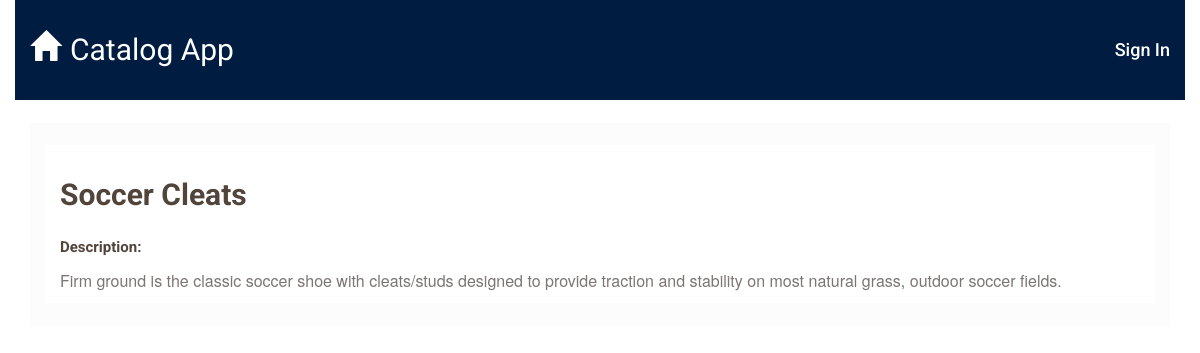
/catalog/1/1, run on the app's committed database.
### database_setup.py (models this page shows, shortened)
class CatalogItems(Base):
    __tablename__ = 'catalog_item'
    title = Column(String(100), nullable=False)
    id = Column(Integer, primary_key=True)
    description = Column(String(250))
    catagories_id = Column(Integer, ForeignKey('catagories.id'))
    catagories = relationship(Catagories)
    user_id = Column(Integer, ForeignKey('user.id'))
    user = relationship(User)

### application.py (the view)
@app.route('/catalog/<int:catagories_id>/<int:id>')
def showItem(catagories_id, id):
    DBSession = sessionmaker(bind=engine)
    session = DBSession()
    catagories = session.query(Catagories).filter_by(id=catagories_id).one()
    items = session.query(CatalogItems).filter_by(id=id, catagories_id=catagories_id).first()
    creator = getUserInfo(catagories.user_id)
    if 'username' not in login_session or creator.id == login_session['user_id']:
        return render_template('publicItem.html', items=items, catagories=catagories, creator=creator)
    else:
        return render_template('item.html', items=items, catagories=catagories, creator=creator)

### application.py (called while the page is built)
def getUserInfo(user_id):
    user = session.query(User).filter_by(id=user_id).one()
    return user

### templates/publicItem.html
{% extends "main.html" %}
{% block content %}
{% include "header.html" %}
<div class="col-md-12 content-page">
    <div class="col-md-12 item_content">
        <h1 class="title">{{items.title}}</h1>
        <p class="description">Description:</p>
        <p>{{items.description}}</p>
    </div>
</div>
{% endblock %}

### static/styles.css (style rules this page uses)
* { font-family: "Helvetica Neue Bold", Roboto, Helvetica, Arial, sans-serif; font-weight: 700; }
h1 { font-family: "Helvetica Neue Light", Roboto, Helvetica, Arial, sans-serif; font-size: 30px; color: #51453B; line-height: 60px; font-weight: 300; }
.description { font-family: "Helvetica Neue Light", Roboto, Helvetica, Arial, sans-serif; font-size: 15px; color: #51453B; font-weight: 300; font-weight: bold; }
.content-page { margin-top: 2%; padding-bottom: 2%; background: #FCFCFC; }
.item_content { background: #FFFFFF; margin-top: 2%; }
.title { font-family: "Helvetica Neue Light", Roboto, Helvetica, Arial, sans-serif; font-size: 30px; color: #51453B; line-height: 60px; font-weight: 300; font-weight: bold; }
p { font-family: "Helvetica Neue", Roboto, Helvetica, Arial, sans-serif; font-size: 16px; color: #7B7573; line-height: 24px; font-weight: 400; }

### data on the page
CatalogItems: title "Soccer Cleats", description "Firm ground is the classic soccer shoe with cleats/studs designed to provide traction and stability on most natural grass, outdoor soccer fields."
